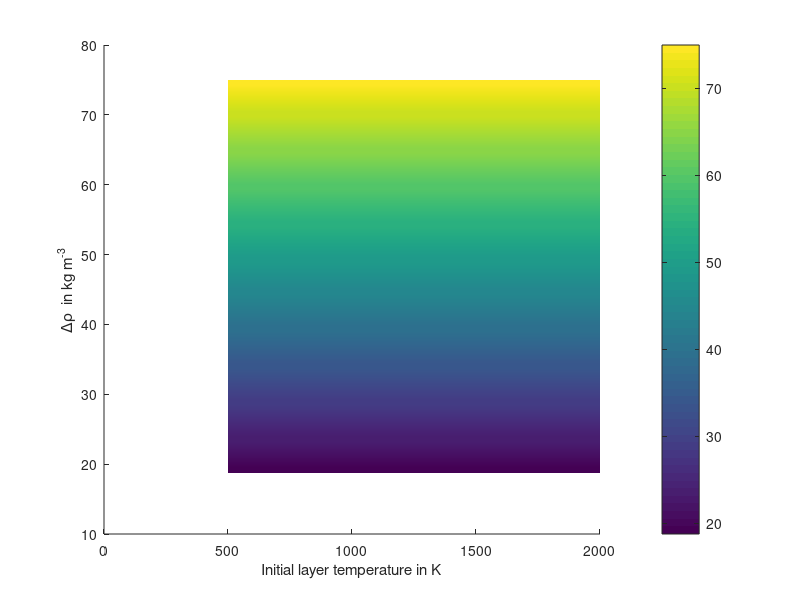

Reproduce this figure in MATLAB.
%% deltaDensityTemp2.m
% 5/5/2009 Alessondra Springmann

%% initializations

% close all;
% clear all;

% T1 = 500:100:5000; % in C
rho_2 = 3400; %kg/m^3
rho_1 = 3750; %kg/m^3

alpha = 1e-5;% 1e-5 1e-6];

%% calculation

deltaT = 500:20:2000;

max = size(deltaT,2);

deltaT = deltaT';

delta_rho = zeros(max,max);



figure(3)
hold on
for i = 1:max;
    delta_rho(i,:) = deltaT(i).*rho_1.*alpha; % change in density
    %plot(deltaT, delta_rho(i,1), '*', 'Color', [0 .5 i./max])
end


pcolor(deltaT, delta_rho(:,1), delta_rho(:,:)); %shading interp;
shading interp;
colorbar;

% for i = 1:size(T1,2);
%     delta_rho_2(i,:) = deltaT(2).*rho_1.*alpha;% - rho_1;
% end
% 
% for i = 1:size(T1,2);
%     delta_rho_3(i,:) = deltaT(3).*rho_1.*alpha;% - rho_1;
% end

%deltaT = [T2_1-T1' T2_2-T1' T2_3-T1'];

% deltaT1 = num2str(deltaT(1,1));
% deltaT2 = num2str(deltaT(1,2));
% deltaT3 = num2str(deltaT(1,3));

% deltaT1 = num2str(deltaT(1));
% deltaT2 = num2str(deltaT(2));
% deltaT3 = num2str(deltaT(3));
% 
% 
% % alpha1 = num2str(alpha(1));
% % alpha2 = num2str(alpha(2));
% % alpha3 = num2str(alpha(3));
% 
% alpha1 = num2str(alpha(1));
% alpha2 = num2str(alpha(2));
% alpha3 = num2str(alpha(3));


% legend_str = [];
% 
% legend_str1 = ['\alpha = ' alpha1 '; \DeltaT = ' deltaT1];
% legend_str2 = ['\alpha = ' alpha1 '; \DeltaT = ' deltaT2];
% legend_str3 = ['\alpha = ' alpha1 '; \DeltaT = ' deltaT3];



% plot(T1', delta_rho_2(:,1), 'r-')
% plot(T1', delta_rho_3(:,1), 'g-')
xlabel('Initial layer temperature in K')
ylabel('\Delta\rho  in kg m^{-3}')% (for \alpha = 1e-4 K^{-1})')
% legend(legend_str1, legend_str2, legend_str3, 'Location', 'East') 
hold off